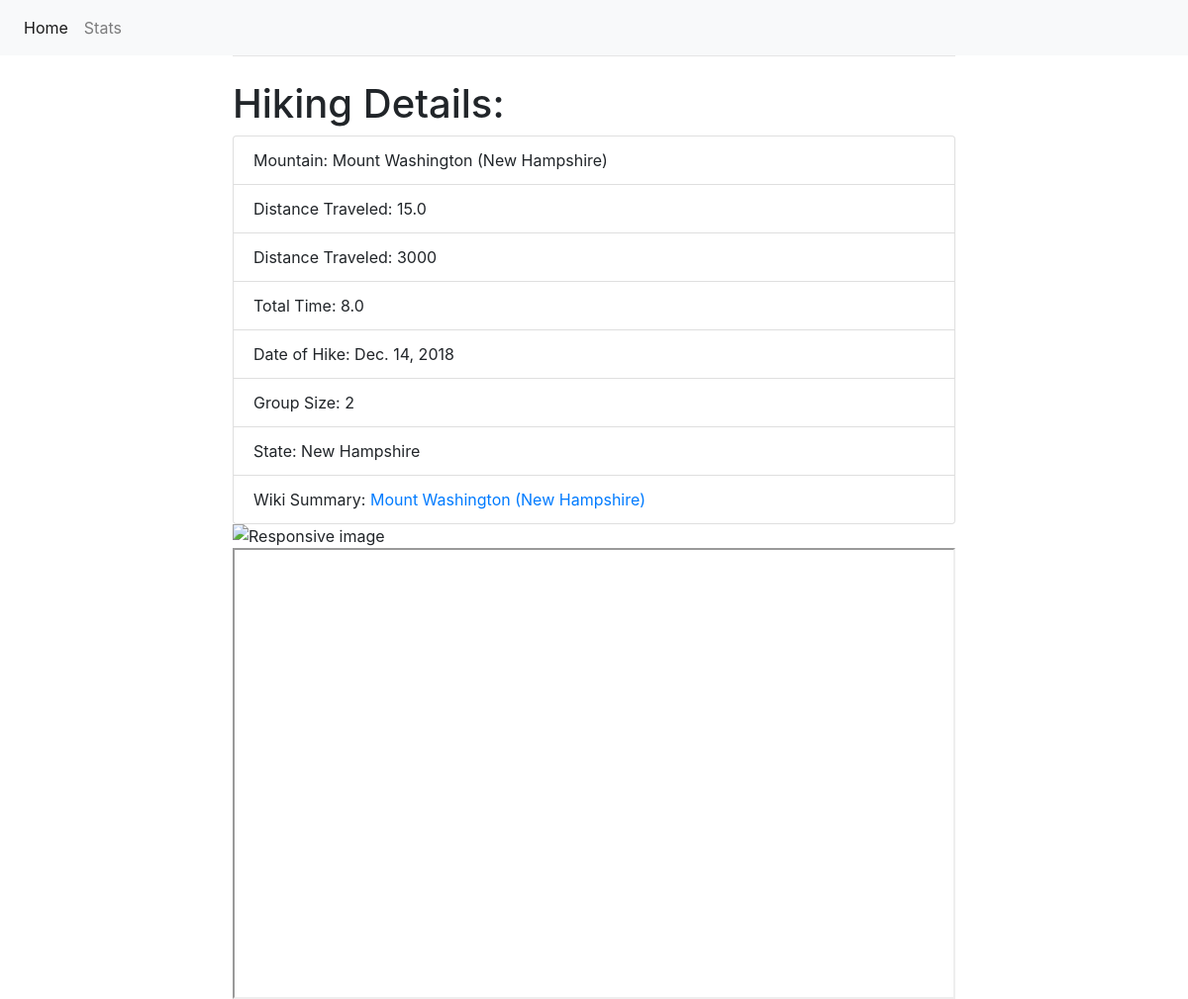
Screenshot of /hiking/view/8 with the database file from the repository.
### hiking/models.py (models this page shows, shortened)
class Hiking (models.Model):
    name = models.CharField(max_length = 100)
    distance = models.FloatField()
    elevation = models.IntegerField()
    time = models.FloatField()
    date = models.DateField(default=datetime.date.today)
    group_size = models.IntegerField()
    state = models.CharField(max_length = 20)

### hiking/views.py (the view)
# urls.py: path('view/<int:pk>', views.hike_view, name='hike_view'),
def hike_view(request, pk, template_name='hiking/templates/hiking_detail.html'):
    hike = get_object_or_404(Hiking, pk=pk)
    w = wiki.summary(hike.name, sentences = 4)
    wurl = wiki.page(hike.name)
    wurl = wurl.url
    return render(request, template_name, {'object':hike, 'wiki': w, 'wiki_url': wurl})

### hiking/templates/hiking_detail.html (shortened to what this page needs)
{% extends "base.html" %}
{% block content %}
<h1 class="mt-2">Hiking Details:</h1>
    <div class="col-xs-6">
        <ul class="list-group">
            <li class="list-group-item">Mountain: {{ object.name }}</li>
            <li class="list-group-item">Distance Traveled: {{ object.distance }}</li>
            <li class="list-group-item">Distance Traveled: {{ object.elevation }}</li>
            <li class="list-group-item">Total Time: {{ object.time }} </li>
            <li class="list-group-item">Date of Hike: {{ object.date }}</li>
            <li class="list-group-item">Group Size: {{ object.group_size}}</li>
            <li class="list-group-item">State: {{ object.state }}</li>
            <li class="list-group-item">Wiki Summary:  <a href=" {{ wiki_url }}"> {{object.name}}</a> <br>{{ wiki }}</li>
        </ul>
        <img id="mountainIMG" class="img-fluid" alt="Responsive image"></img>
    </div>
    <div class="col-xs-6">
        <iframe width="100%" height="70%" src="https://maps.google.com/maps?width=100%&amp;height=600&amp;hl=en&amp;q={{object.name}}&amp;ie=UTF8&amp;t=&amp;z=14&amp;iwloc=B&amp;output=embed"></iframe><br />
    </div>
</div>
{% endblock %}

### rows the page displays
Hiking: name "Mount Washington (New Hampshire)", distance "15.0", elevation "3000", time "8.0", date "Dec. 14, 2018", group_size "2", state "New Hampshire"
